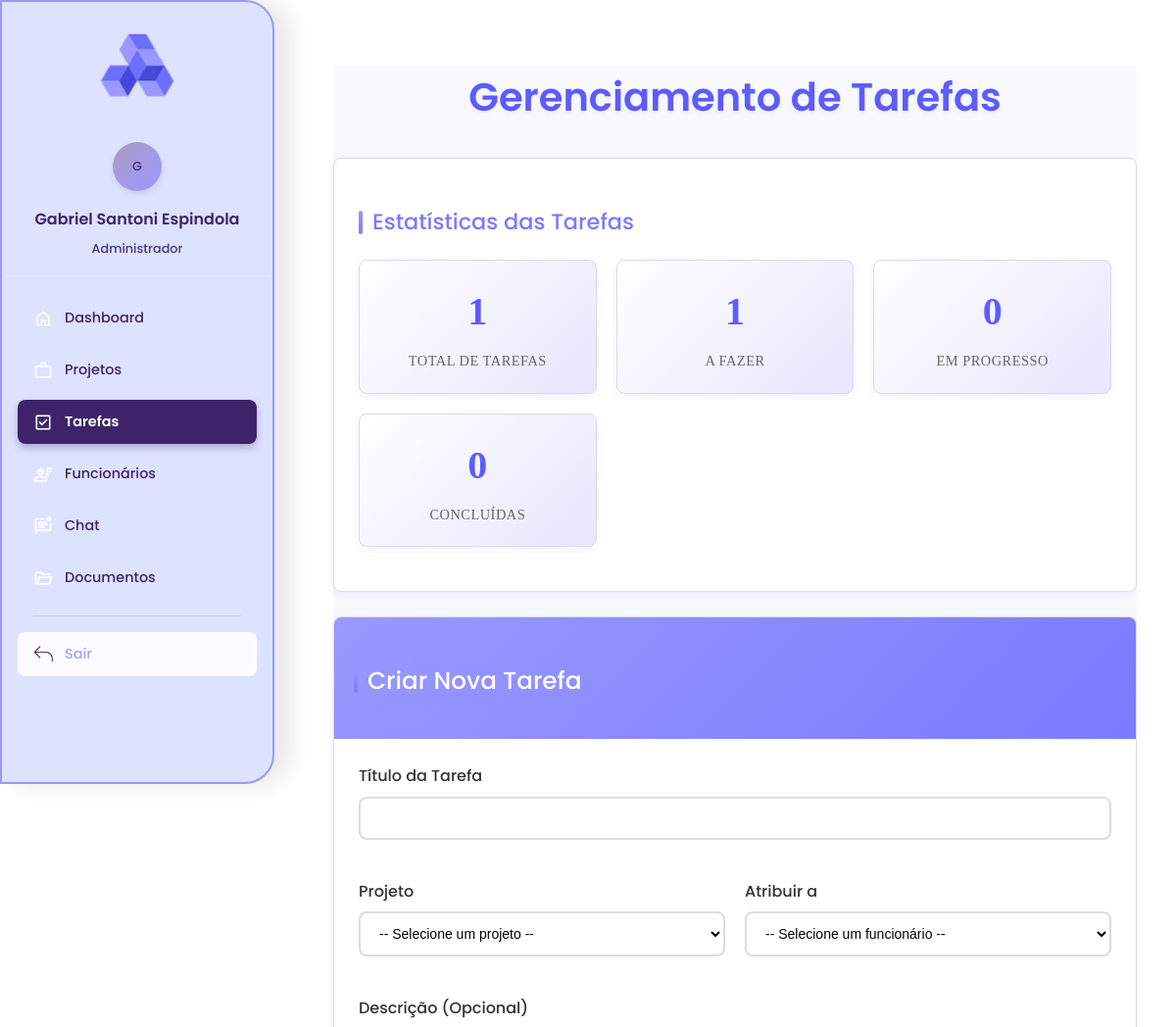
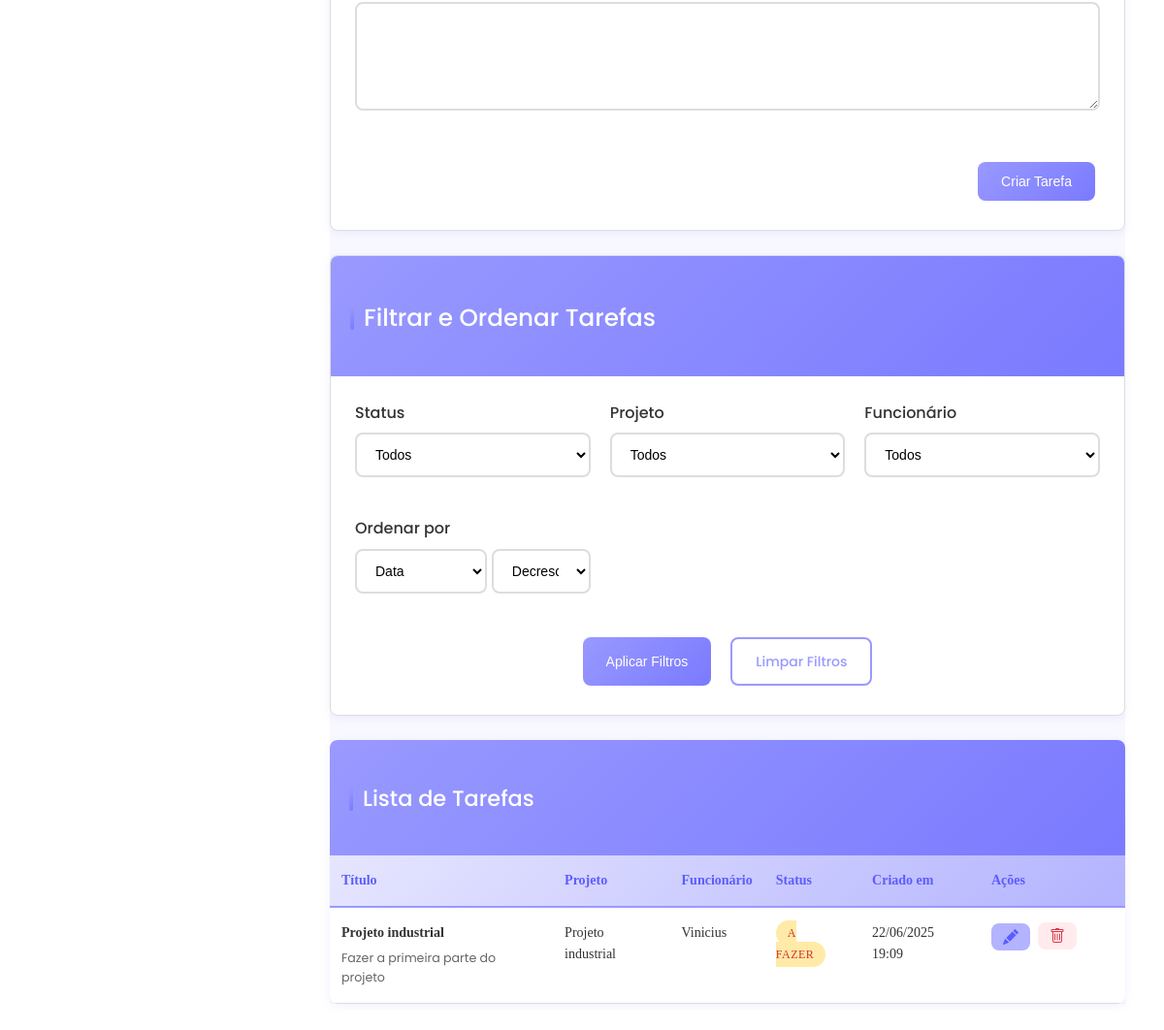
The app's page /gestor/tarefas/tarefas.php (signed in), older data (2 pictures, top to bottom).
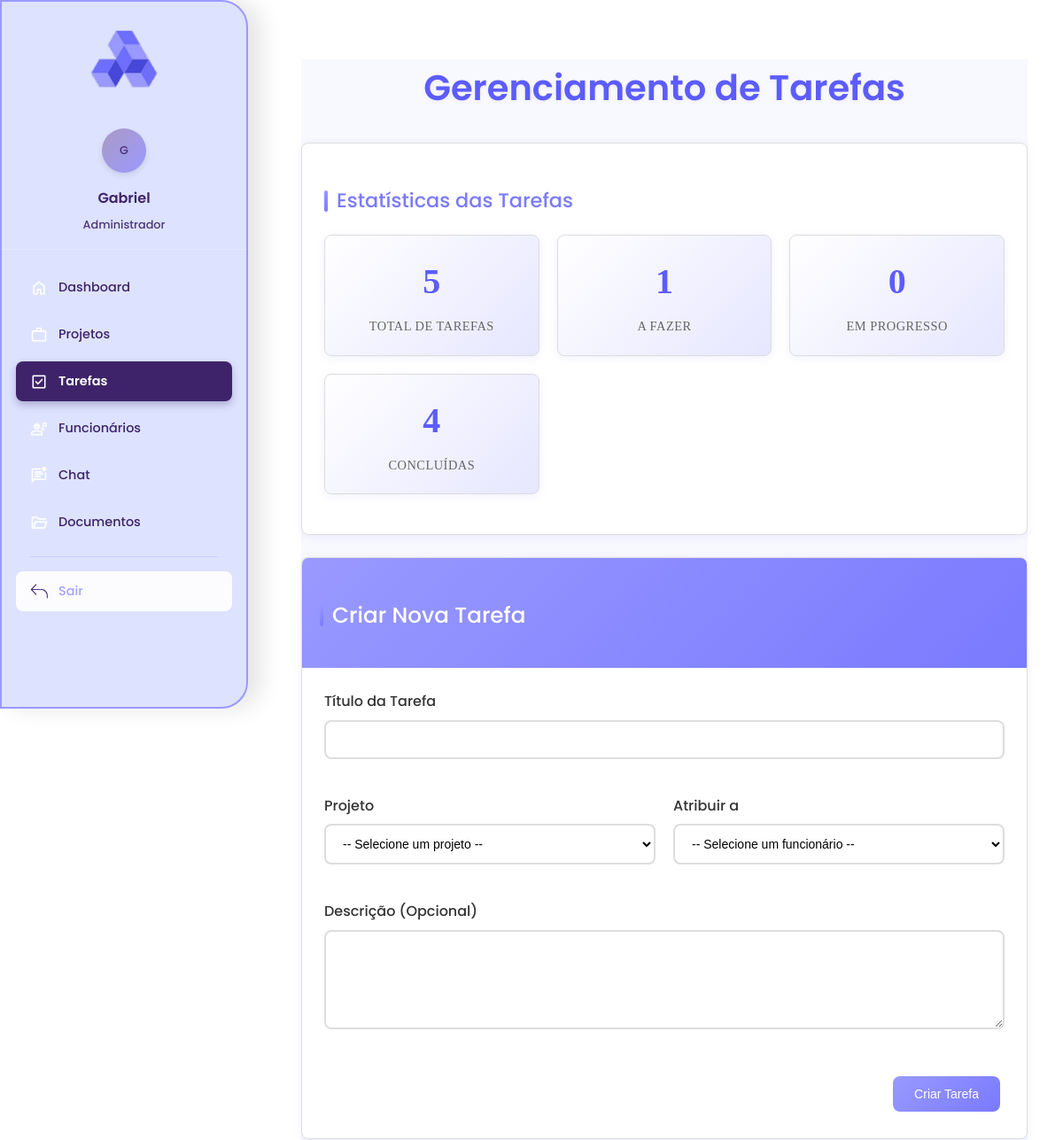
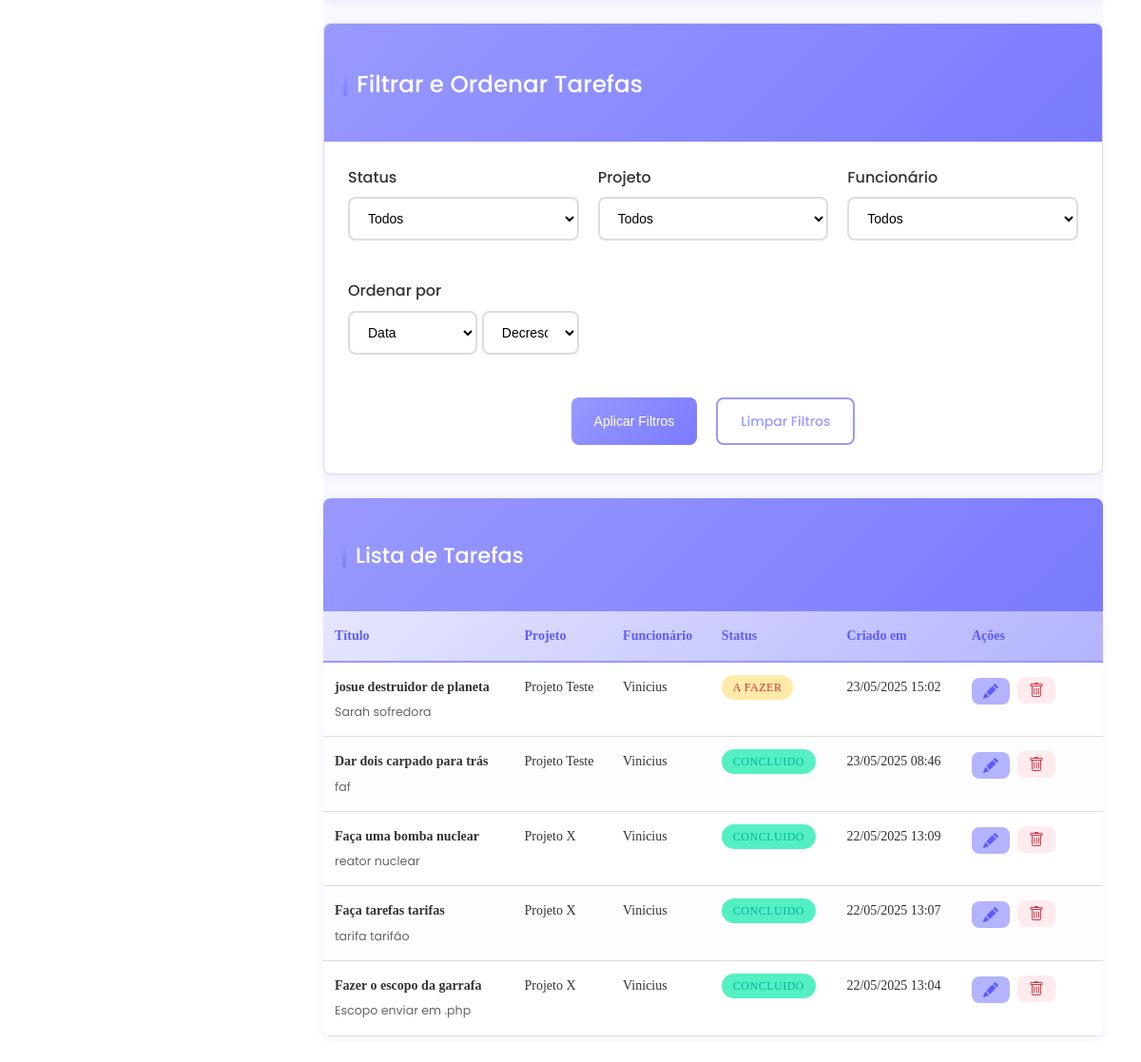
The same page, newer data (2 pictures, top to bottom).
### tables this page shows
CREATE TABLE `tarefas` (
  `id` int(11) NOT NULL,
  `titulo` varchar(100) NOT NULL,
  `descricao` text DEFAULT NULL,
  `status` enum('a_fazer','em_progresso','concluido') DEFAULT 'a_fazer',
  `projeto_id` int(11) DEFAULT NULL,
  `funcionario_id` int(11) DEFAULT NULL,
  `criado_em` datetime DEFAULT current_timestamp()
);

CREATE TABLE `projetos` (
  `id` int(11) NOT NULL,
  `titulo` varchar(150) NOT NULL,
  `descricao` text DEFAULT NULL,
  `status` enum('em_andamento','finalizado','aprovado','ajustes') DEFAULT 'em_andamento',
  `cliente_id` int(11) DEFAULT NULL,
  `criado_em` datetime DEFAULT current_timestamp()
);

CREATE TABLE `usuarios` (
  `id` int(11) NOT NULL,
  `nome` varchar(100) NOT NULL,
  `email` varchar(100) NOT NULL,
  `senha` varchar(255) NOT NULL,
  `tipo` enum('cliente','funcionario','admin') NOT NULL,
  `criado_em` datetime DEFAULT current_timestamp()
);

### gestor/tarefas/tarefas.php (the view, shortened to what the changed rows need)
<?php
require '../../conexao.php';
$ordenar_por = $_GET['ordenar'] ?? 'criado_em';
$ordem = $_GET['ordem'] ?? 'DESC';
$where_conditions = [];
$params = [];
$param_types = '';
$where_sql = !empty($where_conditions) ? "WHERE " . implode(" AND ", $where_conditions) : "";
$ordem_valida = in_array($ordem, ['ASC', 'DESC']) ? $ordem : 'DESC';
$colunas_validas = ['titulo', 'status', 'criado_em', 'nome_projeto', 'nome_funcionario'];
$ordenar_valido = in_array($ordenar_por, $colunas_validas) ? $ordenar_por : 'criado_em';
$sql = "
    SELECT
        t.id, t.titulo, t.descricao, t.status, t.criado_em,
        p.titulo AS nome_projeto,
        u.nome AS nome_funcionario
    FROM tarefas t
    LEFT JOIN projetos p ON t.projeto_id = p.id
    LEFT JOIN usuarios u ON t.funcionario_id = u.id
    $where_sql
    ORDER BY $ordenar_valido $ordem_valida
";
if (!empty($params)) {
    $stmt = $conn->prepare($sql);
    $stmt->bind_param($param_types, ...$params);
    $stmt->execute();
    $result = $stmt->get_result();
} else {
    $result = $conn->query($sql);
}
$stats_sql = "
    SELECT
        COUNT(*) as total,
        SUM(CASE WHEN status = 'a_fazer' THEN 1 ELSE 0 END) as a_fazer,
        SUM(CASE WHEN status = 'em_progresso' THEN 1 ELSE 0 END) as em_progresso,
        SUM(CASE WHEN status = 'concluido' THEN 1 ELSE 0 END) as concluido
    FROM tarefas
";
$stats = $conn->query($stats_sql)->fetch_assoc();
?>
<!DOCTYPE html>
<html lang="pt-br">
<head>
    <link rel="stylesheet" href="../css/geral.css">
    <?php include '../sidebar.php'; ?>
</head>
<body>
<body>
    <div class="main-content">
        <div class="conteudo-principal">
            <h1 class="fade-in">Gerenciamento de Tarefas</h1>
            <div class="card fade-in">
                <div class="card-body">
                    <div class="stats-grid">
                        <div class="stat-item">
                            <span class="stat-number"><?= $stats['total'] ?></span>
                            <span class="stat-label">Total de Tarefas</span>
                        </div>
                        <div class="stat-item">
                            <span class="stat-number"><?= $stats['concluido'] ?></span>
                            <span class="stat-label">Concluídas</span>
                        </div>
                    </div>
                </div>
            </div>
            <div class="table-container fade-in">
                <div class="table-responsive">
                    <table>
                        <thead>
                            <tr>
                                <th>Título</th>
                                <th>Projeto</th>
                                <th>Funcionário</th>
                                <th>Status</th>
                                <th>Criado em</th>
                                <th style="width: 150px;">Ações</th>
                            </tr>
                        </thead>
                        <tbody>
                            <?php if ($result->num_rows > 0): ?>
                                <?php while ($t = $result->fetch_assoc()): ?>
                                    <tr>
                                        <td>
                                            <strong><?= htmlspecialchars($t['titulo']) ?></strong>
                                            <?php if ($t['descricao']): ?>
                                                <p style="font-size: 0.9em; color: #666; margin: 5px 0 0 0;"><?= htmlspecialchars(substr($t['descricao'], 0, 70)) ?><?= strlen($t['descricao']) > 70 ? '...' : '' ?></p>
                                            <?php endif; ?>
                                        </td>
                                        <td><?= htmlspecialchars($t['nome_projeto'] ?? 'N/A') ?></td>
                                        <td><?= htmlspecialchars($t['nome_funcionario'] ?? 'N/A') ?></td>
                                        <td>
                                            <?php
                                            $status_class = 'status-' . str_replace('_', '-', $t['status']);
                                            $status_text = ucwords(str_replace('_', ' ', $t['status']));
                                            ?>
                                            <span class="status-badge <?= $status_class ?>"><?= $status_text ?></span>
                                        </td>
                                        <td><?= date('d/m/Y H:i', strtotime($t['criado_em'])) ?></td>
                                        <td>
                                            <div class="table-actions">
                                                <a href="tarefas.php?editar=<?= $t['id'] ?>#form-tarefa" class="action-link action-edit" data-tooltip="Editar">
                                                </a>
                                                <form method="POST" onsubmit="return confirm('Tem certeza que deseja excluir esta tarefa?')" style="display: inline;">
                                                    <button type="submit" class="action-link action-delete" data-tooltip="Excluir">
                                                    </button>
                                                </form>
                                            </div>
                                        </td>
                                    </tr>
                                <?php endwhile; ?>
                            <?php else: ?>
                                <tr>
                                    <td colspan="6" style="text-align: center; padding: 40px;">Nenhuma tarefa encontrada com os filtros aplicados.</td>
                                </tr>
                            <?php endif; ?>
                        </tbody>
                    </table>
                </div>
            </div>
        </div>
    </div>
</body>
</html>

### gestor/sidebar.php (shortened to what the changed rows need)
<?php
function getUserTypeName($type)
{
    $types = [
        'admin' => 'Administrador',
        'funcionario' => 'Funcionário',
        'cliente' => 'Cliente'
    ];
    return $types[$type] ?? 'Usuário';
}
function getCurrentDepth()
{
    $currentPath = $_SERVER['REQUEST_URI'];
    $pathParts = explode('/', trim($currentPath, '/'));
    $pathParts = array_filter($pathParts);
    $augebitIndex = array_search('augebit', $pathParts);
    if ($augebitIndex !== false) {
        return count($pathParts) - $augebitIndex - 1;
    }
    return 0;
}
$depth = getCurrentDepth();
$basePath = str_repeat('../', $depth) . 'augebit/gestor/';
$assetsPath = str_repeat('../', $depth) . 'augebit/assets/';
$navigation = [
    'all' => [
        [
            'icon' => 'icones/Dashboard.png',
            'label' => 'Dashboard',
            'url' => $basePath . 'dashboard_gestor.php',
            'active' => basename($_SERVER['PHP_SELF']) === 'dashboard_gestor.php'
        ],
        [
            'icon' => 'icones/projetos.png',
            'label' => 'Projetos',
            'url' => $basePath . 'projetos/listar_projetos.php',
            'active' => strpos($_SERVER['PHP_SELF'], 'projetos') !== false
        ],
        [
            'icon' => 'icones/NovaTarefa.png',
            'label' => 'Tarefas',
            'url' => $basePath . 'tarefas/tarefas.php',
            'active' => strpos($_SERVER['PHP_SELF'], 'tarefas') !== false
        ],
        [
            'icon' => 'icones/funcionarios.png',
            'label' => 'Funcionários',
            'url' => $basePath . 'usuarios/funcionarios.php',
            'active' => strpos($_SERVER['PHP_SELF'], 'funcionarios') !== false
        ],
        [
            'icon' => 'icones/chat.png',
            'label' => 'Chat',
            'url' => $basePath . 'chat.php',
            'active' => basename($_SERVER['PHP_SELF']) === 'chat.php'
        ],
        [
            'icon' => 'icones/documentos.png',
            'label' => 'Documentos',
            'url' => $basePath . 'documentos/visualizar_documentos.php',
            'active' => strpos($_SERVER['PHP_SELF'], 'documentos') !== false
        ]
    ],
];
$userType = $_SESSION['usuario_tipo'] ?? 'cliente';
$navItems = array_merge(
    $navigation['all'] ?? [],
    $navigation[$userType] ?? []
);
?>
<nav class="sidebar" id="sidebar">
    <div class="user-info">
        <div class="user-avatar">
            <span><?= strtoupper(substr($_SESSION['usuario_nome'] ?? 'U', 0, 1)) ?></span>
        </div>
        <h3><?= htmlspecialchars($_SESSION['usuario_nome'] ?? 'Usuário') ?></h3>
        <span><?= getUserTypeName($userType) ?></span>
    </div>
    <ul class="nav-menu">
        <?php foreach ($navItems as $item): ?>
            <li class="nav-item">
                <a href="<?= htmlspecialchars($item['url']) ?>" class="nav-link <?= $item['active'] ? 'active' : '' ?>"
                    title="<?= htmlspecialchars($item['label']) ?>" data-url="<?= htmlspecialchars($item['url']) ?>">
                    <span class="nav-icon">
                        <img src="<?= $assetsPath ?>img/<?= $item['icon'] ?>" alt="<?= htmlspecialchars($item['label']) ?>"
                            onerror="this.src='<?= $assetsPath ?>img/icones/default.png'">
                    </span>
                    <span class="nav-text"><?= htmlspecialchars($item['label']) ?></span>
                </a>
            </li>
        <?php endforeach; ?>
    </ul>
</nav>

Row changes from the older to the newer data that the page shows:
removed tarefas: titulo "Projeto industrial", descricao "Fazer a primeira parte do projeto", projeto.titulo "Projeto industrial", funcionario.nome "Vinicius", status "A FAZER", criado_em "22/06/2025 19:09"
added tarefas: titulo "josue destruidor de planeta", descricao "Sarah sofredora", projeto.titulo "Projeto Teste", funcionario.nome "Vinicius", status "A FAZER", criado_em "23/05/2025 15:02"
added tarefas: titulo "Dar dois carpado para trás", descricao "faf", projeto.titulo "Projeto Teste", funcionario.nome "Vinicius", status "CONCLUIDO", criado_em "23/05/2025 08:46"
added tarefas: titulo "Faça uma bomba nuclear", descricao "reator nuclear", projeto.titulo "Projeto X", funcionario.nome "Vinicius", status "CONCLUIDO", criado_em "22/05/2025 13:09"
added tarefas: titulo "Faça tarefas tarifas", descricao "tarifa tarifão", projeto.titulo "Projeto X", funcionario.nome "Vinicius", status "CONCLUIDO", criado_em "22/05/2025 13:07"
added tarefas: titulo "Fazer o escopo da garrafa", descricao "Escopo enviar em .php", projeto.titulo "Projeto X", funcionario.nome "Vinicius", status "CONCLUIDO", criado_em "22/05/2025 13:04"
Text that changed along with them:
$_SESSION['usuario_nome']: "Gabriel Santoni Espindola" → "Gabriel"
$stats['total']: "1" → "5"
$stats['concluido']: "0" → "4"
